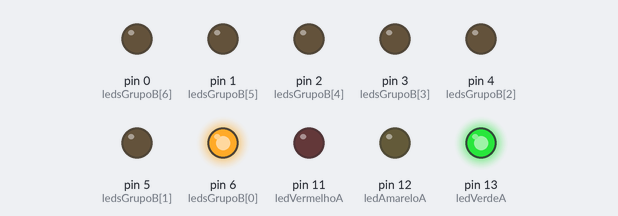
Recording of a sketch running on a simulated Arduino Uno, built with avr-gcc and run on an emulated ATmega328P. Parts: output pins drawn as LEDs (lit = HIGH). Random numbers use the default seed unless the sketch sets one.

Above: at 0.1 s.
At 6.6 s:
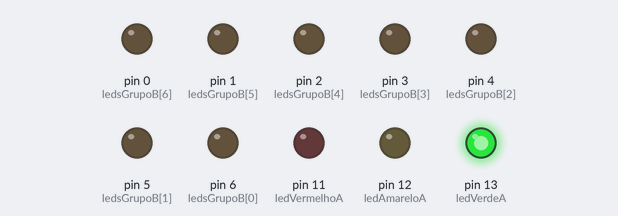
At 13.1 s:
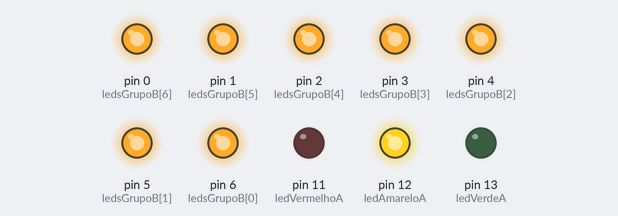
At 19.6 s:
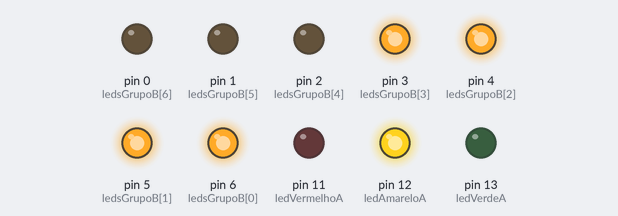
At 26.6 s:
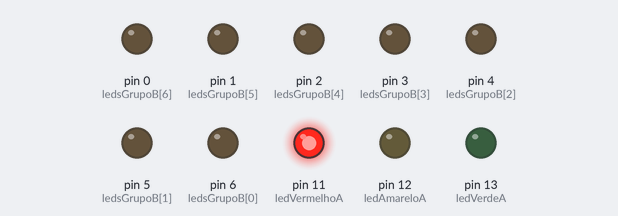
At 39.1 s:
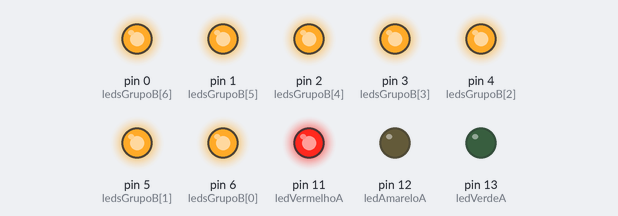
Timing chart, 0 to 40.0 s (numbered marks = the images above):
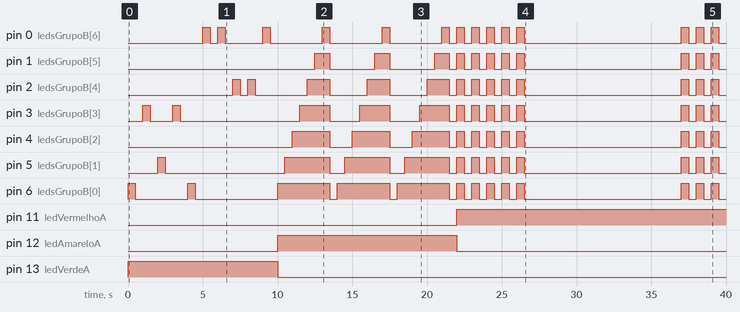

Measured:
- by itself, pin 0 (ledsGrupoB[6]): LOW → HIGH at 5.0 s, → LOW 0.50 s later, → HIGH 0.50 s later, → LOW 0.50 s later, … (28 changes in this stretch)
- by itself, pin 1 (ledsGrupoB[5]): LOW → HIGH at 12.5 s, → LOW 1.0 s later, → HIGH 3.0 s later, → LOW 1.0 s later, … (22 changes in this stretch)
- by itself, pin 2 (ledsGrupoB[4]): LOW → HIGH at 7.0 s, → LOW 0.50 s later, → HIGH 0.50 s later, → LOW 0.50 s later, … (26 changes in this stretch)
- by itself, pin 3 (ledsGrupoB[3]): LOW → HIGH at 1.0 s, → LOW 0.50 s later, → HIGH 1.5 s later, → LOW 0.50 s later, … (26 changes in this stretch)
- by itself, pin 4 (ledsGrupoB[2]): LOW → HIGH at 11.0 s, → LOW 2.5 s later, → HIGH 1.5 s later, → LOW 2.5 s later, … (22 changes in this stretch)
- by itself, pin 5 (ledsGrupoB[1]): LOW → HIGH at 2.0 s, → LOW 0.50 s later, → HIGH 8.0 s later, → LOW 3.0 s later, … (24 changes in this stretch)
- by itself, pin 6 (ledsGrupoB[0]): LOW → HIGH at 0.00 s, → LOW 0.50 s later, → HIGH 3.5 s later, → LOW 0.50 s later, … (26 changes in this stretch)
- by itself, pin 11 (ledVermelhoA): LOW → HIGH at 22.0 s

The sketch:

sizzling_albar_luulia1.ino
```cpp
// C++ code


// Grupo A
const int ledVerdeA = 13;
const int ledAmareloA = 12;
const int ledVermelhoA = 11;


const int DELAY_BLINK = 500;

// Grupo B
const int ledsGrupoB[] = {6, 5, 4, 3, 2, 1, 0};
const int numLedsGrupoB = 7;

void setup() {

  pinMode(ledVerdeA, OUTPUT);
  pinMode(ledAmareloA, OUTPUT);
  pinMode(ledVermelhoA, OUTPUT);
  for (int i = 0; i < numLedsGrupoB; i++) {
    pinMode(ledsGrupoB[i], OUTPUT);
  }
}


void loop() {
  // Ciclo 1
randomSeed(analogRead(0));

  for (int i = 0; i < 10; i++) {
    digitalWrite(13, HIGH);
    int led = random(0, numLedsGrupoB);
    digitalWrite(ledsGrupoB[led], HIGH);
    delay(DELAY_BLINK);
    digitalWrite(ledsGrupoB[led], LOW);
    delay(DELAY_BLINK);
}
digitalWrite(13, LOW);


   for (int i = 0; i < 3; i++) {


    digitalWrite(ledAmareloA, HIGH);


    for (int j = 0; j < numLedsGrupoB; j++) {
      digitalWrite(ledsGrupoB[j], HIGH);
      delay(500);
    }


    for (int j = 0; j < numLedsGrupoB; j++) {
      digitalWrite(ledsGrupoB[j], LOW);

    }

     delay(500);
   }
  digitalWrite(ledAmareloA, LOW);

  // Ciclo 2
  for (int i = 0; i < 3; i++) {

    digitalWrite(ledVermelhoA, HIGH);


    for (int j = 0; j < 5; j++) {
      for (int k = 0; k < numLedsGrupoB; k++) {
        digitalWrite(ledsGrupoB[k], HIGH);
      }
      delay(500);
      for (int k = 0; k < numLedsGrupoB; k++) {
        digitalWrite(ledsGrupoB[k], LOW);
      }
      delay(500);
    }


    for (int j = 0; j < numLedsGrupoB; j++) {
      digitalWrite(ledsGrupoB[j], LOW);
    }
    delay(10000);


  }
  digitalWrite(ledVermelhoA, LOW);
  delay(1000);
}
```
